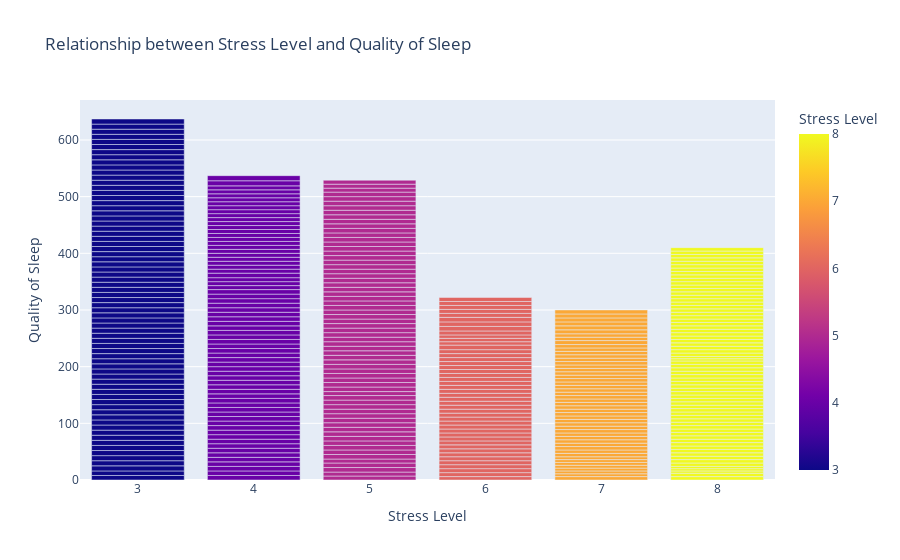

The cell this chart's notebook holds for it:
### Code cell
# relación entre el estrés y la calidad del sueño
fig = px.bar(df, 
             x='Stress Level', 
             y='Quality of Sleep', 
             color='Stress Level',
             title='Relationship between Stress Level and Quality of Sleep'
            )
fig.show()

### Figure 1 — Plotly figure (JSON) as saved in the notebook; plotly's stock layout.template omitted (floating-point values rounded to 4 significant figures; data arrays with more than 128 entries replaced by an {"elided": "..."} marker saying what was removed)
{"data": [{"hovertemplate": "Stress Level=%{marker.color}<br>Quality of Sleep=%{y}<extra></extra>", "legendgroup": "", "marker": {"color": {"elided": "374 int values"}, "coloraxis": "coloraxis", "pattern": {"shape": ""}}, "name": "", "orientation": "v", "showlegend": false, "textposition": "auto", "type": "bar", "x": {"elided": "374 int values"}, "xaxis": "x", "y": {"elided": "374 int values"}, "yaxis": "y"}], "layout": {"barmode": "relative", "coloraxis": {"colorbar": {"title": {"text": "Stress Level"}}, "colorscale": [[0, "#0d0887"], [0.1111, "#46039f"], [0.2222, "#7201a8"], [0.3333, "#9c179e"], [0.4444, "#bd3786"], [0.5556, "#d8576b"], [0.6667, "#ed7953"], [0.7778, "#fb9f3a"], [0.8889, "#fdca26"], [1, "#f0f921"]]}, "legend": {"tracegroupgap": 0}, "title": {"text": "Relationship between Stress Level and Quality of Sleep"}, "xaxis": {"anchor": "y", "domain": [0, 1], "title": {"text": "Stress Level"}}, "yaxis": {"anchor": "x", "domain": [0, 1], "title": {"text": "Quality of Sleep"}}}}
